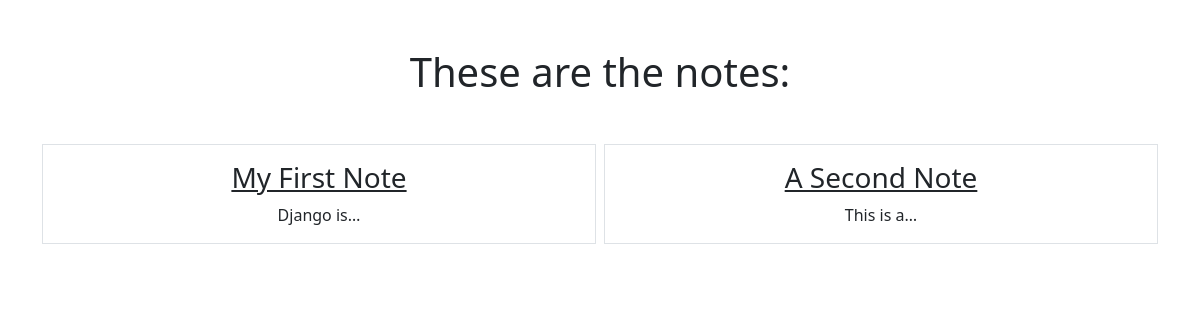
/smart/, run on an earlier commit of the app's database.
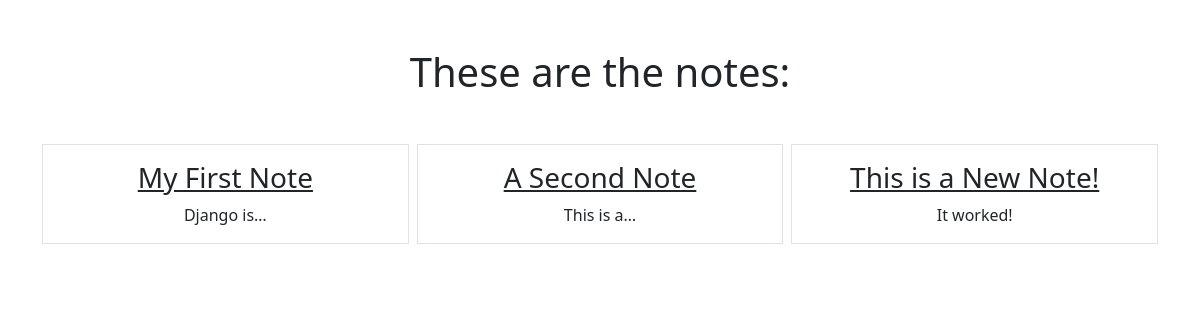
And on a later commit of the database.
### notes/models.py (models this page shows)
class Notes(models.Model):
      title = models.CharField(max_length=200)
      text = models.TextField()
      created = models.DateTimeField(auto_now_add=True)

### notes/views.py (the view)
# urls.py: path('', views.NotesListView.as_view(), name="notes.list"),
class NotesListView(ListView):
      model = Notes
      context_object_name = "notes"
      template_name = "notes/notes_list.html"

### notes/templates/notes/notes_list.html
{% extends "base.html" %}
{% block content %}
   <h1 class="my-5">These are the notes:</h1>
   <div class="row row-cols3 g-2">
       {% for note in notes %}
       <div class="col">
           <div class="p-3 border">
                <a href="{% url 'notes.detail' pk=note.id %}" class="text-dark text-decoration-non"><h3>{{note.title}}</h3></a>
               {{note.text|truncatechars:10}}
           </div>
       </div>
       {% endfor %}
   </div>
{% endblock %}

### static/templates/base.html (shortened to what this page needs)
{% load static %}
<!DOCTYPE html>
<html lang="en">
<head>
    <link rel="stylesheet" href="https://cdn.jsdelivr.net/npm/bootstrap@5.3.0/dist/css/bootstrap.min.css">
</head>
<body>
     <div class="my-5 text-center container">
         {% block content %}
         {% endblock %}
     </div>
</body>
</html>

What changed in the data, as far as the page shows it:
added Notes: title "This is a New Note!", text "It worked!"
